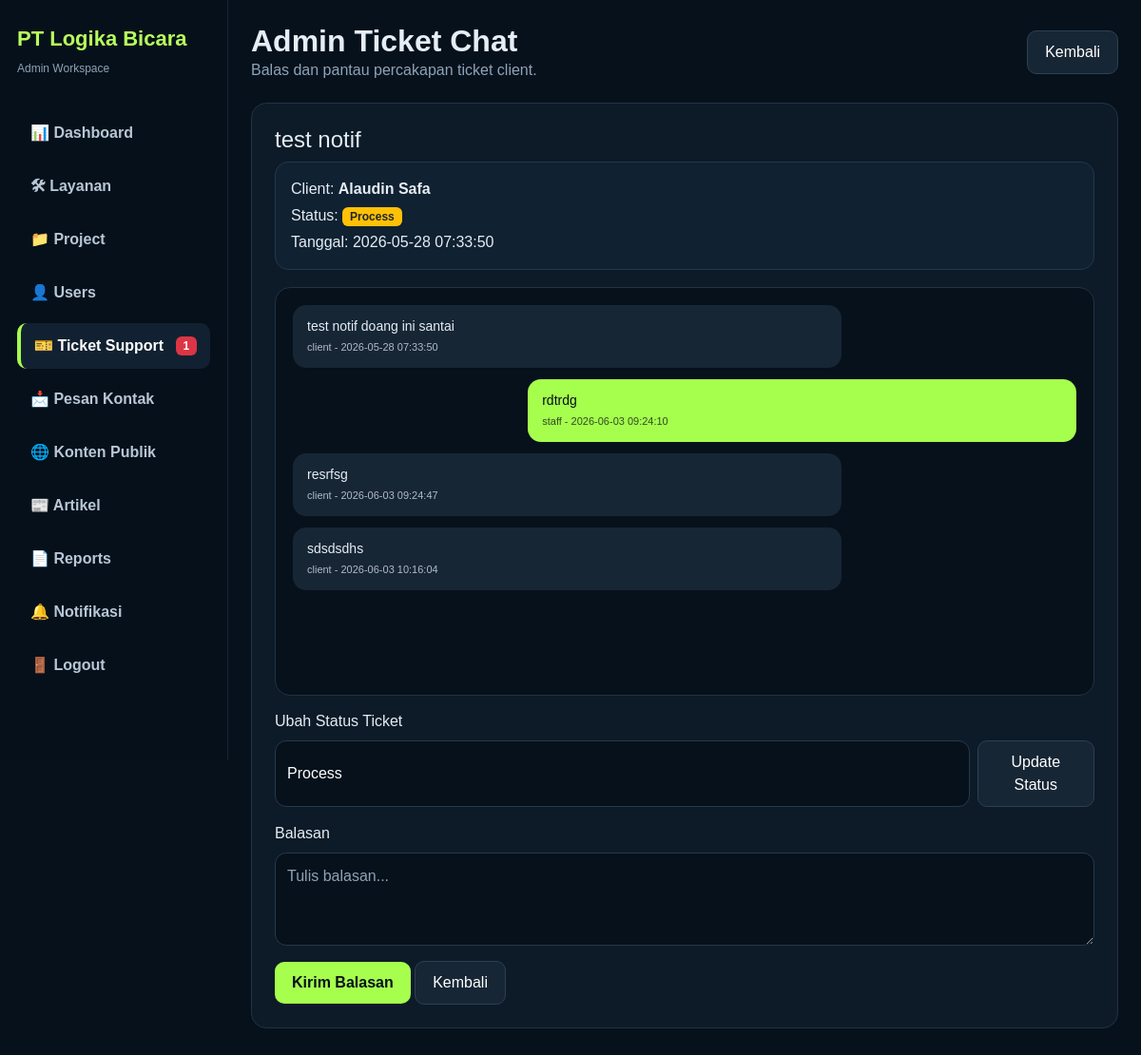
The app's page /admin/ticket_chat.php?id=2 (signed in) with its own data.
### tables this page shows
CREATE TABLE `ticket` (
  `id` int(11) NOT NULL,
  `client_id` int(11) DEFAULT NULL,
  `judul` varchar(150) DEFAULT NULL,
  `pesan` text DEFAULT NULL,
  `balasan` text DEFAULT NULL,
  `status` enum('open','process','closed') DEFAULT 'open',
  `created_at` timestamp NOT NULL DEFAULT current_timestamp(),
  `attachment` varchar(255) DEFAULT NULL
);

CREATE TABLE `users` (
  `id` int(11) NOT NULL,
  `nama` varchar(100) DEFAULT NULL,
  `email` varchar(100) DEFAULT NULL,
  `password` varchar(255) DEFAULT NULL,
  `role` enum('admin','staff','client') DEFAULT NULL
);

CREATE TABLE `ticket_chat` (
  `id` int(11) NOT NULL,
  `ticket_id` int(11) DEFAULT NULL,
  `sender_role` enum('client','staff','admin') DEFAULT NULL,
  `message` text DEFAULT NULL,
  `created_at` timestamp NOT NULL DEFAULT current_timestamp()
);

### admin/ticket_chat.php (the view, shortened to what this page needs)
<?php
include("../config/koneksi.php");
$ticket_id=$_GET['id'];
$stmt=$conn->prepare("
SELECT ticket.*, users.nama AS client
FROM ticket
LEFT JOIN users ON ticket.client_id=users.id
WHERE ticket.id=?
");
$stmt->bind_param("i",$ticket_id);
$stmt->execute();
$result=$stmt->get_result();
$ticket=$result->fetch_assoc();
$chat=mysqli_query($conn,"
SELECT * FROM ticket_chat
WHERE ticket_id='$ticket_id'
ORDER BY id ASC
");
$notifTicket=mysqli_fetch_assoc(
mysqli_query($conn,"
SELECT COUNT(*) as total
FROM ticket
WHERE status='open'
")
);
?>
<!DOCTYPE html>
<html>
<head>
<link href="https://cdn.jsdelivr.net/npm/bootstrap@5.3.3/dist/css/bootstrap.min.css" rel="stylesheet">
</head>
<body>
<div class="sidebar">
<div class="logo">PT Logika Bicara</div>
<div class="tag">Admin Workspace</div>
<a href="dashboard.php">
<span>📊 Dashboard</span>
</a>
<a href="layanan.php">
<span>🛠 Layanan</span>
</a>
<a href="project.php">
<span>📁 Project</span>
</a>
<a href="users.php">
<span>👤 Users</span>
</a>
<a href="ticket.php" class="active">
<span>🎫 Ticket Support</span>
<?php if($notifTicket['total']>0){ ?>
<span class="badge bg-danger">
<?= $notifTicket['total']; ?>
</span>
<?php } ?>
</a>
<a href="pesan_kontak.php">
<span>📩 Pesan Kontak</span>
</a>
<a href="konten.php">
<span>🌐 Konten Publik</span>
</a>
<a href="artikel.php">
<span>📰 Artikel</span>
</a>
<a href="report.php">
<span>📄 Reports</span>
</a>
<a href="notifikasi.php">
<span>🔔 Notifikasi</span>
</a>
<a href="../login/logout.php">
<span>🚪 Logout</span>
</a>
</div>
<div class="main">
<div class="topbar">
<div>
<h2>Admin Ticket Chat</h2>
<p class="text-soft mb-0">
Balas dan pantau percakapan ticket client.
</p>
</div>
<a href="ticket.php" class="btn-dark-custom">
Kembali
</a>
</div>
<div class="panel">
<h4><?= $ticket['judul']; ?></h4>
<div class="ticket-info">
<p class="mb-1">
Client: <strong><?= $ticket['client']; ?></strong>
</p>
<p class="mb-1">
Status:
<?php
if($ticket['status']=="open"){
echo '<span class="badge bg-danger">Open</span>';
}
elseif($ticket['status']=="process"){
echo '<span class="badge bg-warning text-dark">Process</span>';
}
else{
echo '<span class="badge bg-success">Closed</span>';
}
?>
</p>
<p class="mb-0">
Tanggal: <?= $ticket['created_at']; ?>
</p>
</div>
<div class="chat-box">
<div class="msg client">
<?= $ticket['pesan']; ?>
<br>
<small>
client - <?= $ticket['created_at']; ?>
</small>
</div>
<?php while($row=mysqli_fetch_assoc($chat)){ ?>
<div class="msg <?= $row['sender_role']; ?>">
<?= $row['message']; ?>
<br>
<small>
<?= $row['sender_role']; ?> - <?= $row['created_at']; ?>
</small>
</div>
<?php } ?>
</div>
<form action="update_status_ticket.php" method="POST" class="mb-3">
<label class="mb-2">Ubah Status Ticket</label>
<div class="d-flex gap-2">
<select name="status" class="form-control" required>
<option value="process" <?= $ticket['status']=="process" ? "selected" : ""; ?>>
Process
</option>
</select>
<button class="btn-dark-custom">
Update Status
</button>
</div>
</form>
<form action="send_chat.php" method="POST">
<label class="mb-2">Balasan</label>
<textarea name="message" class="form-control mb-3" rows="3" placeholder="Tulis balasan..." required></textarea>
<button class="btn-green">
Kirim Balasan
</button>
<a href="ticket.php" class="btn-dark-custom">
Kembali
</a>
</form>
</div>
</div>
</body>
</html>

### admin/ticket_chat.php (style rules this page uses)
body { margin:0; font-family:Arial,sans-serif; background:#07111b; color:#e5edf5; }
.sidebar { width:240px; height:100vh; position:fixed; left:0; top:0; background:#06101a; border-right:1px solid #172635; padding:24px 18px; }
.logo { font-size:22px; font-weight:800; color:#b8ff5c; margin-bottom:6px; }
.tag { font-size:12px; color:#8ea3b8; margin-bottom:35px; }
.sidebar a { display:flex; justify-content:space-between; align-items:center; padding:12px 14px; margin-bottom:8px; border-radius:10px; text-decoration:none; color:#b8c7d6; font-weight:600; }
.sidebar a:hover, .sidebar a.active { background:#112131; color:white; border-left:4px solid #a6ff4d; }
.main { margin-left:240px; padding:24px; }
.topbar { display:flex; justify-content:space-between; align-items:center; margin-bottom:22px; }
.topbar h2 { font-weight:800; margin:0; }
.text-soft { color:#8ea3b8; }
.panel { background:#0d1b28; border:1px solid #203244; border-radius:16px; padding:24px; margin-bottom:18px; }
.ticket-info { background:#102131; border:1px solid #22384c; border-radius:14px; padding:16px; margin-bottom:18px; }
.chat-box { height:430px; overflow-y:auto; background:#07111b; border:1px solid #203244; padding:18px; border-radius:16px; margin-bottom:15px; }
.msg { padding:12px 15px; margin-bottom:12px; border-radius:14px; max-width:70%; word-wrap:break-word; font-size:14px; }
.client { background:#172635; color:#e5edf5; }
.staff, .admin { background:#a6ff4d; color:#06101a; margin-left:auto; }
.msg small { font-size:11px; opacity:.75; }
.form-control { background:#07111b; border:1px solid #26394d; color:white; border-radius:12px; padding:12px; }
.form-control option { background:#07111b; color:white; }
.form-control::placeholder { color:#8ea3b8; }
.btn-green { background:#a6ff4d; color:#06101a; font-weight:700; border:none; border-radius:10px; padding:10px 18px; text-decoration:none; display:inline-block; }
.btn-dark-custom { background:#172635; color:white; border:1px solid #2b4054; border-radius:10px; padding:10px 18px; text-decoration:none; display:inline-block; }

### records on screen
ticket: judul "test notif", users.nama "Alaudin Safa", created_at "2026-05-28 07:33:50", pesan "test notif doang ini santai", status "Process"
ticket_chat: message "rdtrdg", sender_role "staff", created_at "2026-06-03 09:24:10"
ticket_chat: message "resrfsg", sender_role "client", created_at "2026-06-03 09:24:47"
ticket_chat: message "sdsdsdhs", sender_role "client", created_at "2026-06-03 10:16:04"

### other values on screen
$notifTicket['total'] "1"
